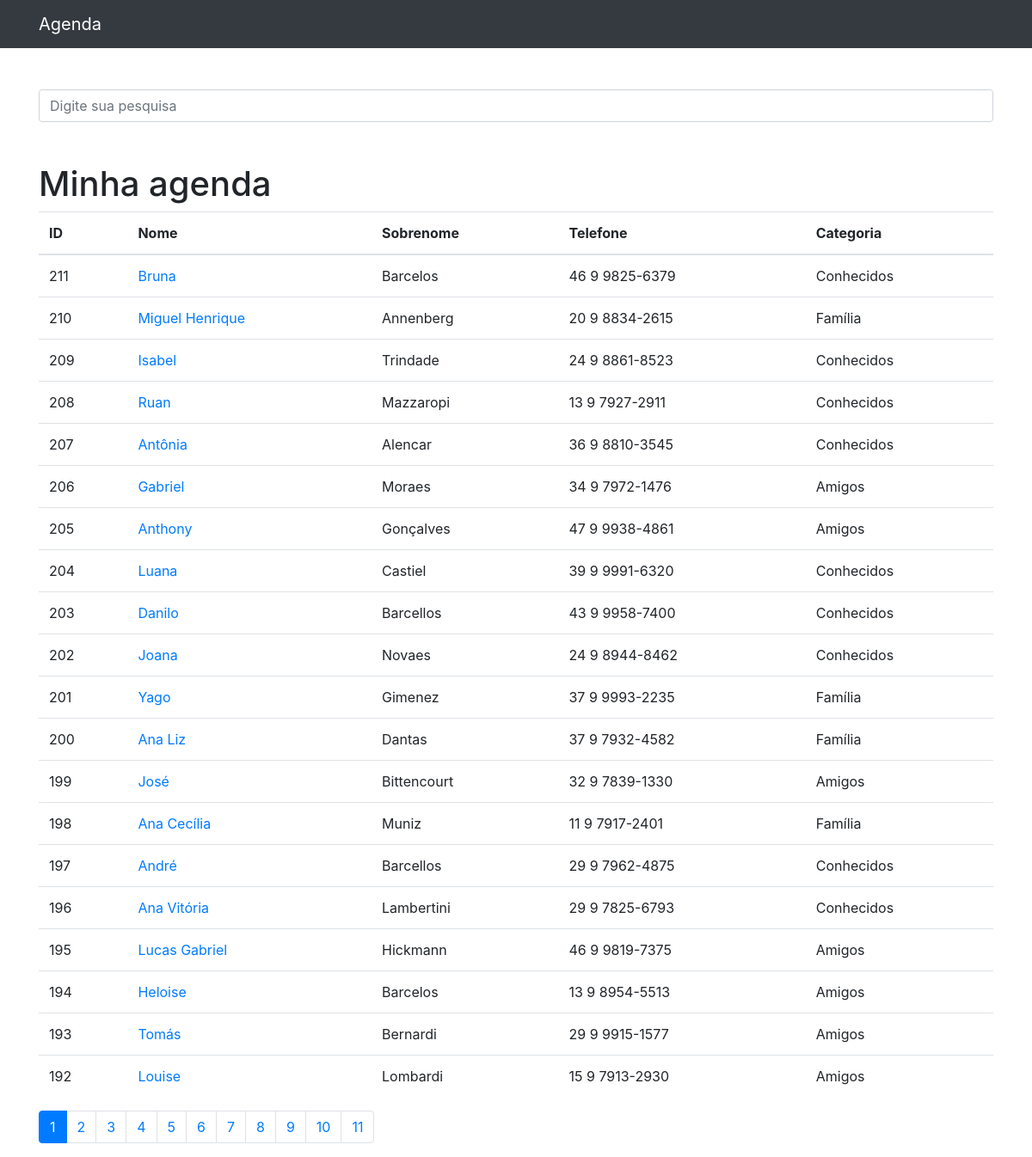
The page / on the database its author committed.
### contatos/models.py (models this page shows, shortened)
class Contato(models.Model):
    nome = models.CharField(max_length=150)
    sobrenome = models.CharField(max_length=255, blank=True)
    telefone = models.CharField(max_length=255)
    email = models.CharField(max_length=255, blank=True)
    data_criacao = models.DateTimeField(default=timezone.now)
    descricao = models.TextField(blank=True)
    categoria = models.ForeignKey(Categoria, on_delete=models.DO_NOTHING)
    mostrar = models.BooleanField(default=True)
    foto = models.ImageField(blank=True, upload_to='fotos/%Y/%m/')

class Categoria(models.Model):
    nome = models.CharField(max_length=255)
    def __str__(self):
        return self.nome

### contatos/views.py (the view)
# urls.py: path('', views.index, name='index'),
def index(request):
    contatos = Contato.objects.order_by('-id').filter(
        mostrar=True
    )
    paginator = Paginator(contatos, 20)
    page = request.GET.get('p')
    contatos = paginator.get_page(page)
    return render(request, 'contatos/index.html', {
        'contatos': contatos
    })

### contatos/templates/contatos/index.html
{% extends 'base.html' %}
{%block conteudo%}
    <h1 class="mt-5">Minha agenda</h1>
    <table class="table">
      <thead>
        <tr>
          <th>ID</th>
          <th>Nome</th>
          <th>Sobrenome</th>
          <th>Telefone</th>
          <th>Categoria</th>
        </tr>
      </thead>
      <tbody>
        {% for contato in contatos %}
          <tr>
            <td>{{ contato.id }}</td>
            <td>
              <a href="{% url 'ver_contato' contato.id %}">{{ contato.nome }}</a>
            </td>
            <td>{{ contato.sobrenome }}</td>
            <td>{{ contato.telefone }}</td>
            <td>{{ contato.categoria }}</td>
          </tr>
        {% endfor %}
      </tbody>
    </table>
<nav aria-label="Page navigation example">
  <ul class="pagination">
    {% for pagina in contatos.paginator.page_range %}
      {% if contatos.number == pagina %}
        <li class="page-item active">
          <a class="page-link" href="?p={{ pagina }}&termo={{ request.GET.termo }}">{{pagina}}</a>
        </li>
      {% else %}
        <li class="page-item">
          <a class="page-link" href="?p={{ pagina }}&termo={{ request.GET.termo }}">{{pagina}}</a>
        </li>
      {% endif %}
    {% endfor %}
  </ul>
</nav>
{%endblock%}

### templates/base.html (shortened to what this page needs)
{% load static %}
<!DOCTYPE html>
<html lang="pt">
<head>
  {% include 'parciais/_head.html' %}
</head>
<body>
  {% include 'parciais/_nav.html' %}
  <div class="container">
    <div class="row">
      <div class="col-lg-12">
        {% if 'accounts' not in request.path %}
        <br><br>
        <form method="get" action="{% url 'busca' %}">
          <div class="form-group row">
            <div class="col-12">
              <input class="form-control"
                     type="search" value="{{ request.GET.termo }}"
                     id="search-input"
                     placeholder="Digite sua pesquisa"
                     name="termo">
            </div>
          </div>
        </form>
        {% endif %}
        {%block conteudo%} {%endblock%}
      </div>
    </div>
  </div>
</body>
</html>

### templates/parciais/_head.html (shortened to what this page needs)
{% load static %}
<link href="{% static 'vendor/bootstrap/css/bootstrap.min.css'%}" rel="stylesheet">

### templates/parciais/_nav.html (shortened to what this page needs)
  <nav class="navbar navbar-expand-lg navbar-dark bg-dark static-top">
    <div class="container">
      <a class="navbar-brand" href="{% url 'index' %}">Agenda</a>
    </div>
  </nav>

### rows shown on the page
Contato: id "211", nome "Bruna", sobrenome "Barcelos", telefone "46 9 9825-6379", categoria "Conhecidos"
Contato: id "210", nome "Miguel Henrique", sobrenome "Annenberg", telefone "20 9 8834-2615", categoria "Família"
Contato: id "209", nome "Isabel", sobrenome "Trindade", telefone "24 9 8861-8523", categoria "Conhecidos"
Contato: id "208", nome "Ruan", sobrenome "Mazzaropi", telefone "13 9 7927-2911", categoria "Conhecidos"
Contato: id "207", nome "Antônia", sobrenome "Alencar", telefone "36 9 8810-3545", categoria "Conhecidos"
Contato: id "206", nome "Gabriel", sobrenome "Moraes", telefone "34 9 7972-1476", categoria "Amigos"
Contato: id "205", nome "Anthony", sobrenome "Gonçalves", telefone "47 9 9938-4861", categoria "Amigos"
Contato: id "204", nome "Luana", sobrenome "Castiel", telefone "39 9 9991-6320", categoria "Conhecidos"
Contato: id "203", nome "Danilo", sobrenome "Barcellos", telefone "43 9 9958-7400", categoria "Conhecidos"
Contato: id "202", nome "Joana", sobrenome "Novaes", telefone "24 9 8944-8462", categoria "Conhecidos"
Contato: id "201", nome "Yago", sobrenome "Gimenez", telefone "37 9 9993-2235", categoria "Família"
Contato: id "200", nome "Ana Liz", sobrenome "Dantas", telefone "37 9 7932-4582", categoria "Família"
Contato: id "199", nome "José", sobrenome "Bittencourt", telefone "32 9 7839-1330", categoria "Amigos"
Contato: id "198", nome "Ana Cecília", sobrenome "Muniz", telefone "11 9 7917-2401", categoria "Família"
Contato: id "197", nome "André", sobrenome "Barcellos", telefone "29 9 7962-4875", categoria "Conhecidos"
Contato: id "196", nome "Ana Vitória", sobrenome "Lambertini", telefone "29 9 7825-6793", categoria "Conhecidos"
Contato: id "195", nome "Lucas Gabriel", sobrenome "Hickmann", telefone "46 9 9819-7375", categoria "Amigos"
Contato: id "194", nome "Heloise", sobrenome "Barcelos", telefone "13 9 8954-5513", categoria "Amigos"
Contato: id "193", nome "Tomás", sobrenome "Bernardi", telefone "29 9 9915-1577", categoria "Amigos"
Contato: id "192", nome "Louise", sobrenome "Lombardi", telefone "15 9 7913-2930", categoria "Amigos"

### other values the page prints
{{ pagina }} "1"
{{ pagina }} "2" "3" "4" "5" "6" "7" "8" "9" "10" "11"
